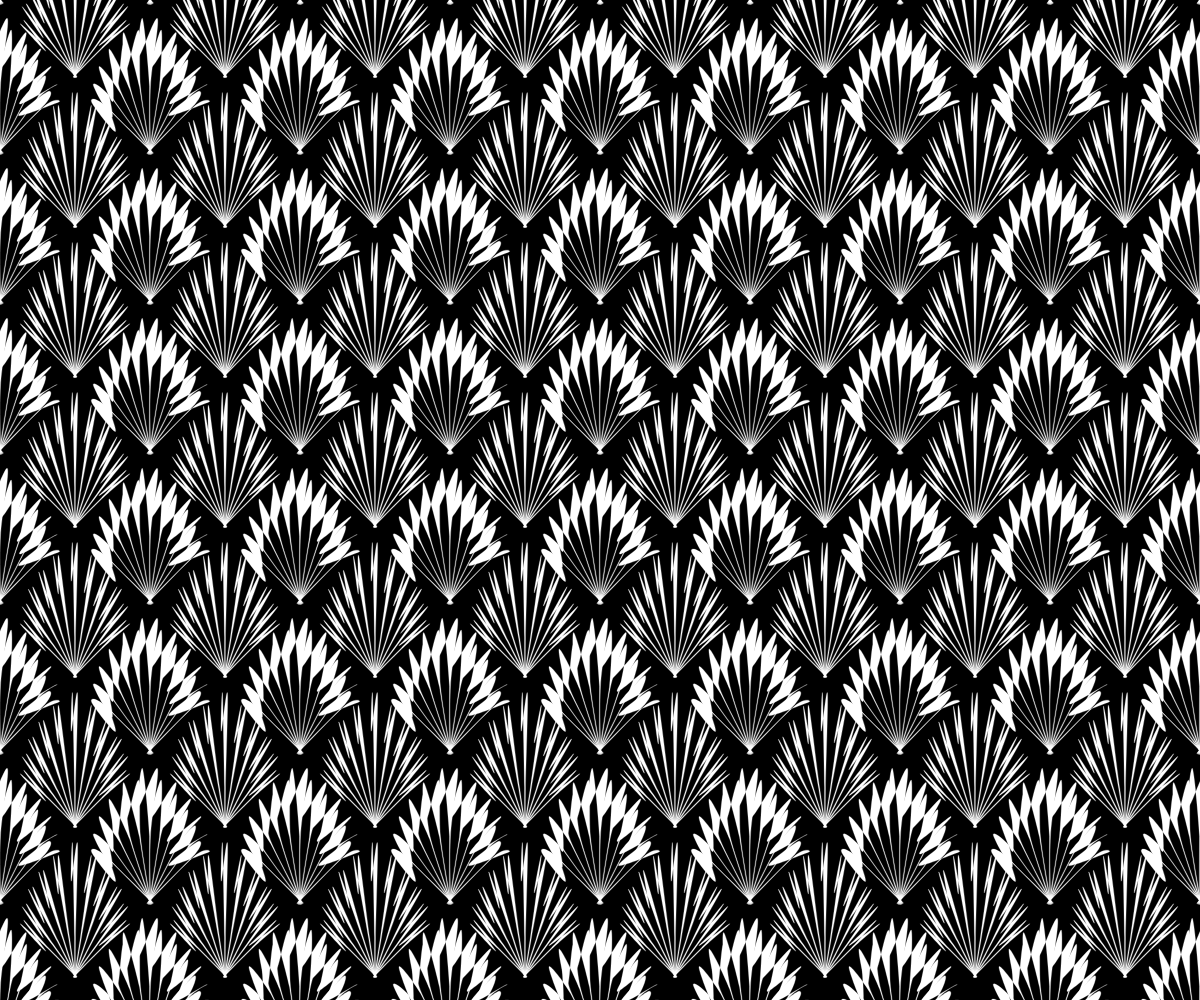
Frame 1 (no input)
Frame 60 (no input): identical to frame 1, image omitted
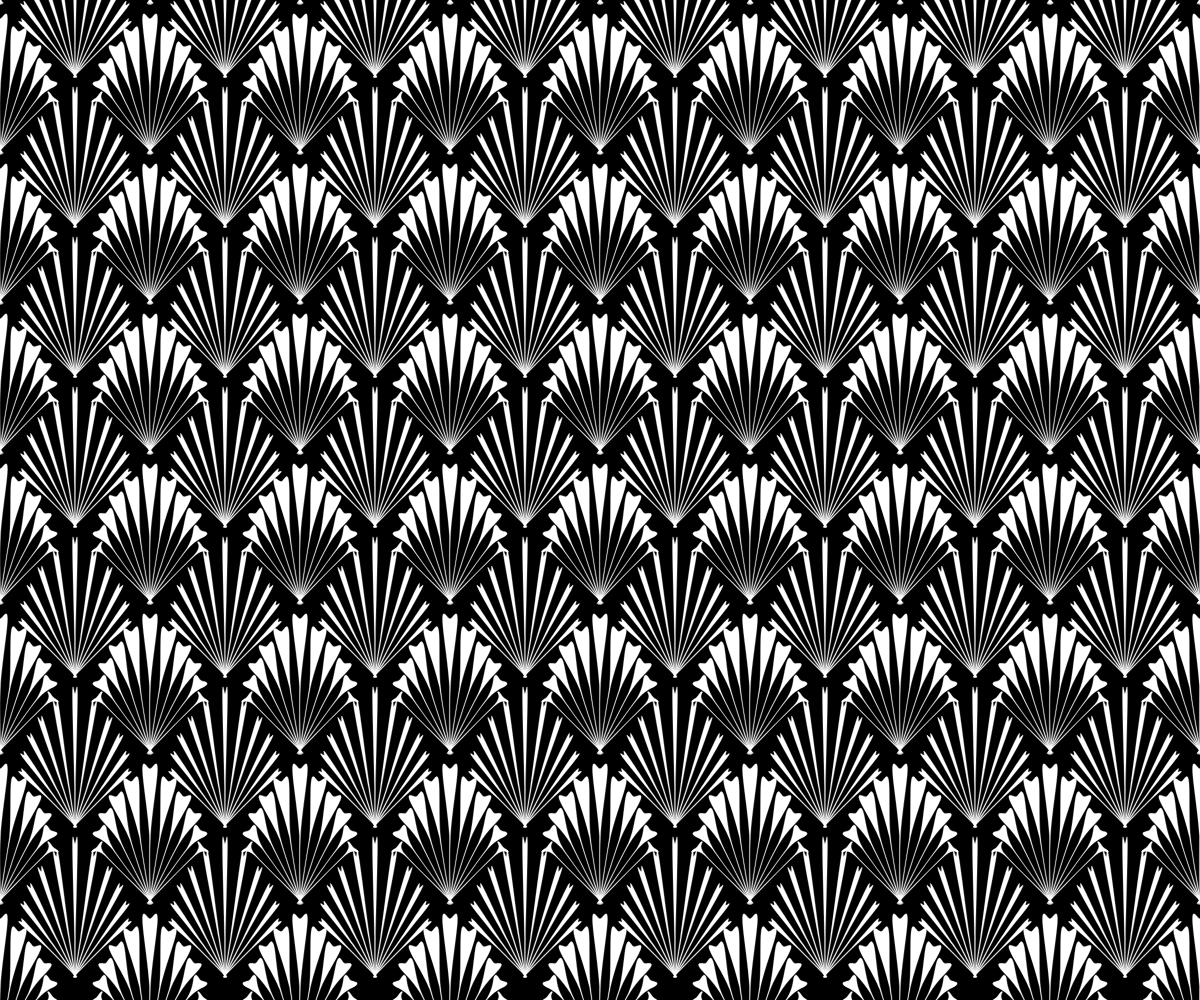
Frame 120 (the mouse pressed at the canvas centre since frame 60)

The p5.js sketch that drew these frames (run headless with seeded random() and noise() and a simulated clock; from frame 60 on, the mouse is pressed at the canvas centre):

// p5.js sketch
// ── sketch.js
var leaves;
var container_scale = 150;
var unit_scale = 0.5;


function setup() {
  createCanvas(windowWidth, windowHeight); 
  background(0);  
  
  leaves = [];
  for (var i =  0; i < windowWidth+container_scale/2  ; i +=container_scale){
    for (var j =  0 ; j < windowHeight+container_scale/2  ; j+= container_scale){
      leaves.push(new PalmLeaf(i,j,container_scale,unit_scale,0.85,15));
       
    }
  }  
  
  for (var i = container_scale/2 ; i < windowWidth ; i +=container_scale){
    for (var j =container_scale/2 ; j < windowHeight ; j+= container_scale){
      leaves.push(new PalmLeaf(i,j,container_scale,unit_scale,0.5,5));
       
    }
  }  
} 

function draw() {
  
  background(0)
  
  for (var i = 0 ; i < leaves.length ; i++){
    leaves[i].draw() 
  }
}


 
function PalmLeaf(x,y,rws, s,r,w) { // posx , posy, real-world-scale, unit_scale, ratio stem/leaf , leaf width
  this.xpos  = x;
    this.ypos = y;
    this.real_world_scale = rws;
    this.scale = s;
    this.angle = -PI;
    this.c = color(255);
    this.ratio = r;
    this.wid = w;
  
    this.draw = function(){
        push()
        translate(this.xpos, this.ypos); 
        rotate(this.angle);
        scale(this.scale)
        for(var i = -PI/4 ; i <= PI/4 ; i = i+ PI/20){
           var length_offset = map(abs(i), PI/4,0,0,container_scale*0.75);
        push()
        fill(this.c)
            stroke(this.c)
            strokeWeight(0.5)
        rotate(i)
        beginShape()
        curveVertex(1,0)
        curveVertex(1,container_scale*this.ratio)
        curveVertex(this.wid,container_scale + length_offset)
        curveVertex(map(mouseX,0,windowWidth,this.wid + this.wid/2,-this.wid - this.wid/2),
                    map(mouseY,0,windowHeight,container_scale - container_scale/2+length_offset,container_scale+container_scale/2+length_offset))
        curveVertex(-this.wid,container_scale+ length_offset)
        curveVertex(-1,container_scale*this.ratio)
        curveVertex(-1,0)
        endShape(CLOSE)
        pop()
    }
      pop()         
    }
}
